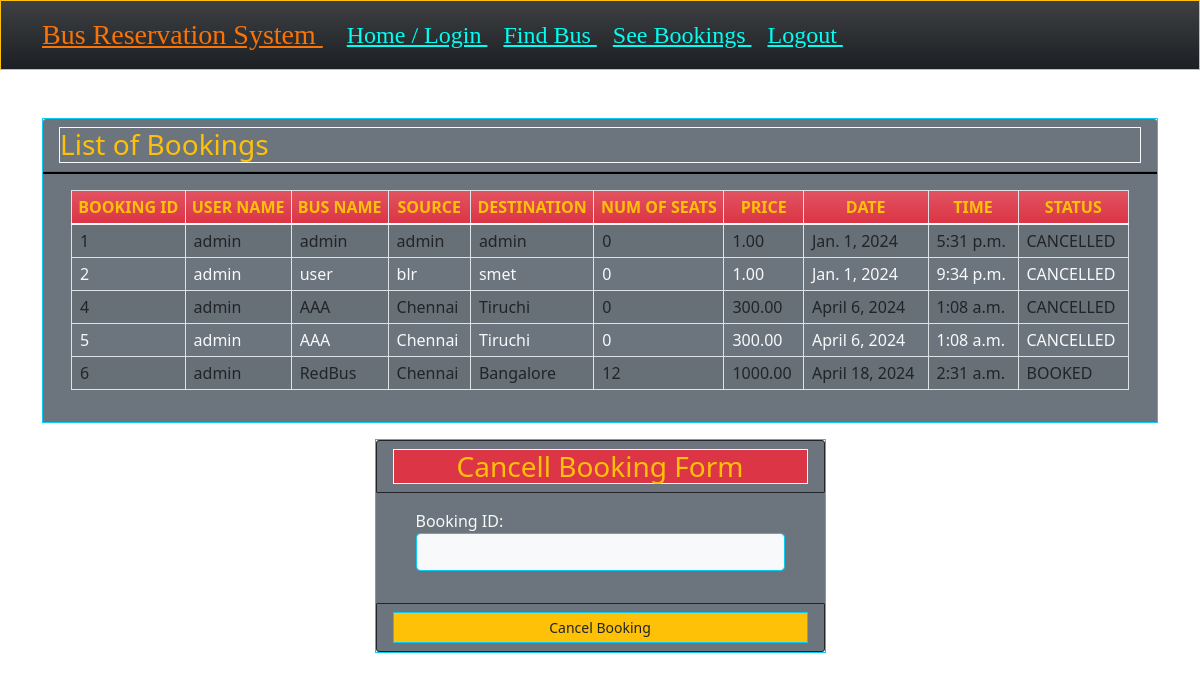
/seebookings (signed in), run on the app's committed database.
### myapp/models.py (models this page shows, shortened)
class Book(models.Model):
    BOOKED = 'B'
    CANCELLED = 'C'
    TICKET_STATUSES = ((BOOKED, 'Booked'),
                       (CANCELLED, 'Cancelled'),)
    email = models.EmailField()
    name = models.CharField(max_length=30)
    userid =models.DecimalField(decimal_places=0, max_digits=2)
    busid=models.DecimalField(decimal_places=0, max_digits=2)
    bus_name = models.CharField(max_length=30)
    source = models.CharField(max_length=30)
    dest = models.CharField(max_length=30)
    nos = models.DecimalField(decimal_places=0, max_digits=2)
    price = models.DecimalField(decimal_places=2, max_digits=6)
    date = models.DateField()
    time = models.TimeField()
    status = models.CharField(choices=TICKET_STATUSES, default=BOOKED, max_length=2)
    class Meta:
        verbose_name_plural = "List of Books"

### myapp/views.py (the view)
# urls.py: path('seebookings', views.seebookings, name="seebookings"),
@login_required(login_url='signin')
def seebookings(request,new={}):
    context = {}
    id_r = request.user.id
    book_list = Book.objects.filter(userid=id_r)
    if book_list:
        return render(request, 'myapp/booklist.html', locals())
    else:
        context["error"] = "Sorry no buses booked"
        return render(request, 'myapp/findbus.html', context)

### myapp/templates/myapp/booklist.html (shortened to what this page needs)
{% extends 'myapp/base.html' %} {% block content %}
<div class="container my-5">
    <div class="card rounded-0 border border-info table table-bordered table-success">
        <div class="card-header  table table-bordered table-success bg-secondary">
            <div class="card-title h3 mb-0 border border-light bg-secondary text-warning">List of Bookings</div>
        </div>
        <div class="card-body bg-secondary ">
            <div class="container-fluid">
                <table class="table table-bordered table-striped text-light">
                    <thead>
                        <tr class="bg-gradient  bg-danger text-warning">
                            <th class="p-1 text-center">BOOKING ID</th>
                            <th class="p-1 text-center">USER NAME</th>
                            <th class="p-1 text-center">BUS NAME</th>
                            <th class="p-1 text-center">SOURCE</th>
                            <th class="p-1 text-center">DESTINATION</th>
                            <th class="p-1 text-center">NUM OF SEATS</th>
                            <th class="p-1 text-center">PRICE</th>
                            <th class="p-1 text-center">DATE</th>
                            <th class="p-1 text-center">TIME</th>
                            <th class="p-1 text-center">STATUS</th>
                        </tr>
                    </thead>
                    {% for row in book_list %}
                    <tr>
                        <td class="px-2 py-1 align-middle">{{row.id}}</td>
                        <td class="px-2 py-1 align-middle">{{row.name}}</td>
                        <td class="px-2 py-1 align-middle">{{row.bus_name}}</td>
                        <td class="px-2 py-1 align-middle">{{row.source}}</td>
                        <td class="px-2 py-1 align-middle">{{row.dest}}</td>
                        <td class="px-2 py-1 align-middle">{{row.nos}}</td>
                        <td class="px-2 py-1 align-middle">{{row.price}}</td>
                        <td class="px-2 py-1 align-middle">{{row.date}}</td>
                        <td class="px-2 py-1 align-middle">{{row.time}}</td>
                        <td class="px-2 py-1 align-middle">{{row.status}}</td>
                    </tr>
                    {% endfor %}
                </table>
            </div>
        </div>
    </div>
    <div class="row mt-3 justify-content-center">
        <div class="col-lg-5 col-md-7 col-sm-10 col-xs-12">
            <div class="card rounded-0 border border-info ">
                <div class="card-header bg-secondary border border-dark  ">
                    <div class="card-title h3 mb-0 text-warning border border-light text-center bg-danger ">Cancell Booking Form</div>
                </div>
                <div class="card-body bg-secondary">
                    <div class="container-fluid">
                        <form action="{% url 'cancellings' %}" method="post" id="cancel-form">
                            <div class="mb-3">
                                <label for="bus_id" class="control-label text-light ">Booking ID:</label>
                                <input name='bus_id' class="form-control bg-light text-dark border border-info" type="number" id="bus_id">
                            </div>
                        </form>
                    </div>
                </div>
                <div class="card-footer text-center bg-secondary border border-dark">
                    <button class="btn btn-sm rounded-0 btn-warning border border-info w-100 text-dark" form="cancel-form">Cancel Booking</button>
                </div>
            </div>
        </div>
    </div>
</div>
{% endblock %}

### myapp/templates/myapp/base.html (shortened to what this page needs)
<!doctype html>
<html lang="en">
<head>
    <link rel="stylesheet" href="https://cdn.jsdelivr.net/npm/bootstrap@5.1.3/dist/css/bootstrap.min.css">
</head>
<body>
<nav class="navbar navbar-expand-lg navbar-light bg-gradient btn-dark border border-warning ">
    <div class="container">
            <a class="navbar-brand fs-3" href="#" style="color:hsl(27, 95%, 50%); font-family:cursive;"> <u>Bus Reservation System&nbsp;</u></a>
        <div class="collapse navbar-collapse" id="navbarNavAltMarkup">
            <div class="navbar-nav" >
                <a class="nav-item nav-link active fs-4" href="{% url 'home' %}" style="color: hsl(177, 100%, 50%); font-family:cursive;"><u>Home / Login&nbsp;</u></a>
                <a class="nav-item nav-link fs-4 " href="{% url 'findbus' %}" style="color:hsl(177, 100%, 50%); font-family:cursive;"><u>Find Bus&nbsp;</u></a>
                <a class="nav-item nav-link fs-4" href="{% url 'seebookings' %}" style="color: hsl(177, 100%, 50%); font-family:cursive;"><u>See Bookings&nbsp;</u></a>
                {% if request.user.is_active %}
                <a class="nav-item nav-link fs-4 " href="{% url 'signout' %}" style="color: hsl(177, 100%, 50%); font-family:cursive;"><u>Logout&nbsp;</u></a>
                {% else %}
                <a class="nav-item nav-link fs-4" href="{% url 'signup' %}" style="color:hsl(177, 100%, 50%);font-family:cursive;"><u>Registration&nbsp;</u></a>
                {% endif %}
            </div>
        </div>
    </div>
</nav>
{% block content %}
{% endblock %}
</body>
</html>

### myapp/templates/myapp/base.html (style rules this page uses)
body { background-image: url(https://t3.ftcdn.net/jpg/06/06/47/30/360_F_606473063_tEn4Ho2tKp47tG2MOMfhrurs2jLV2OP0.jpg); background-repeat: no-repeat; background-size: cover; color:rgb(243, 75, 9); }

### data on the page
Book: id "1", name "admin", bus_name "admin", source "admin", dest "admin", nos "0", price "1.00", date "Jan. 1, 2024", time "5:31 p.m.", status "CANCELLED"
Book: id "2", name "admin", bus_name "user", source "blr", dest "smet", nos "0", price "1.00", date "Jan. 1, 2024", time "9:34 p.m.", status "CANCELLED"
Book: id "4", name "admin", bus_name "AAA", source "Chennai", dest "Tiruchi", nos "0", price "300.00", date "April 6, 2024", time "1:08 a.m.", status "CANCELLED"
Book: id "5", name "admin", bus_name "AAA", source "Chennai", dest "Tiruchi", nos "0", price "300.00", date "April 6, 2024", time "1:08 a.m.", status "CANCELLED"
Book: id "6", name "admin", bus_name "RedBus", source "Chennai", dest "Bangalore", nos "12", price "1000.00", date "April 18, 2024", time "2:31 a.m.", status "BOOKED"
